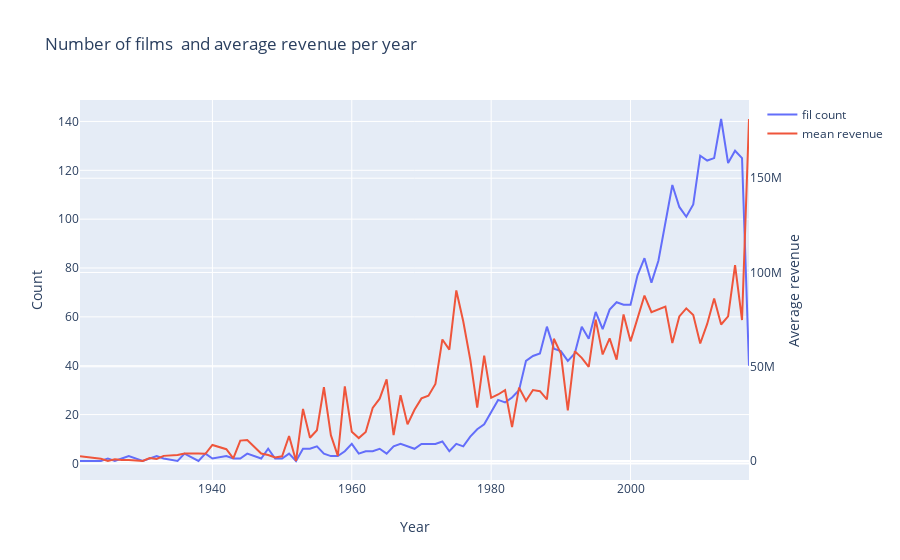

Here is the notebook cell this chart was saved with:
### Code cell
d1 = train['release_date_year'].value_counts().sort_index()
d2 = train.groupby(['release_date_year'])['revenue'].mean()

data = [go.Scatter(x = d1.index, y =d1.values, name = 'fil count'),
       go.Scatter(x = d2.index, y = d2.values, name = 'mean revenue', yaxis = 'y2')]

layout = go.Layout(dict(title = 'Number of films  and average revenue per year' ,
                       xaxis = dict(title = 'Year'),
                       yaxis = dict(title = 'Count'),
                       yaxis2 = dict(title = 'Average revenue', overlaying = 'y', side = 'right')),
                   legend = dict(orientation = 'v'))
py.iplot(dict(data = data, layout = layout))
